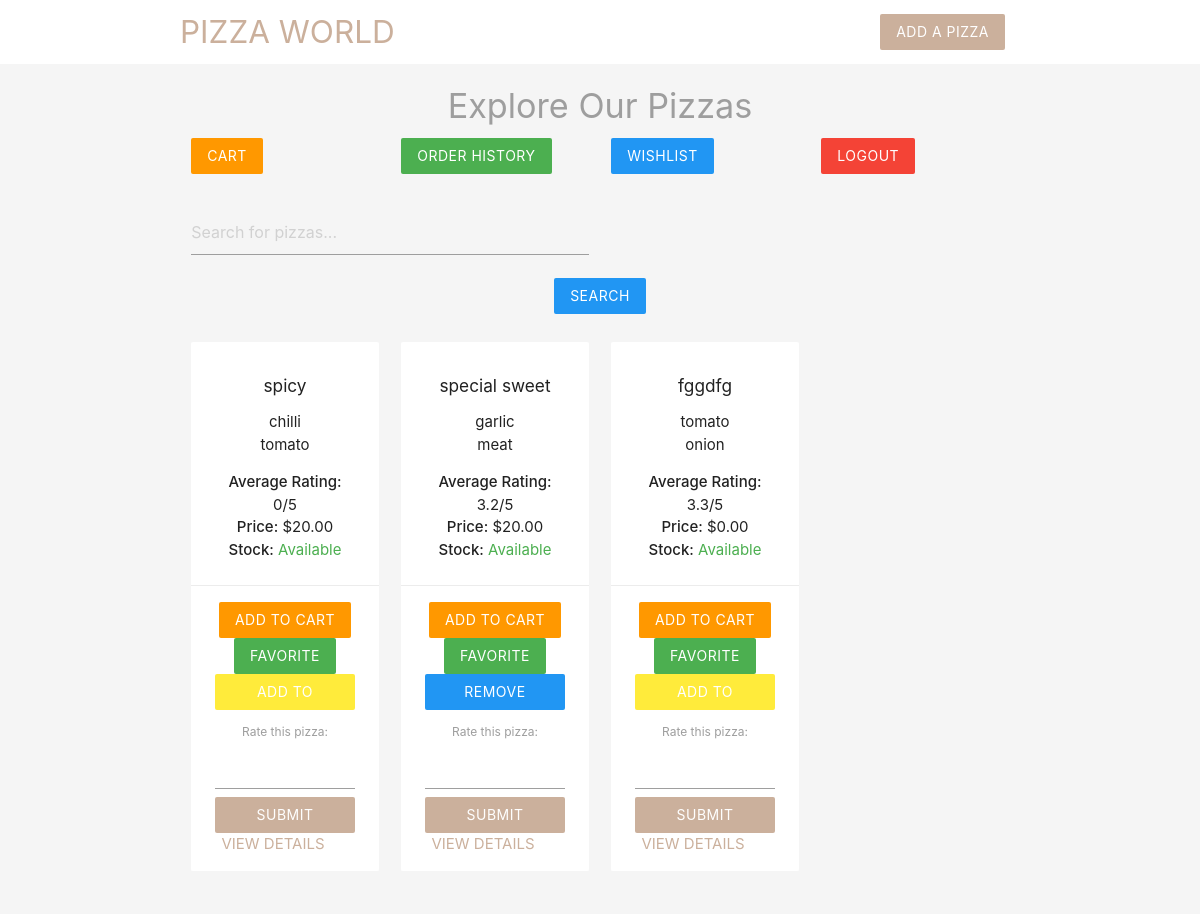
The page /Project/tuts/index.php (signed in) on the database its author committed.
### tables this page shows
CREATE TABLE `pizzas` (
  `id` int(11) NOT NULL,
  `title` varchar(255) NOT NULL,
  `ingredients` varchar(255) NOT NULL,
  `email` varchar(255) NOT NULL,
  `created_at` timestamp NOT NULL DEFAULT current_timestamp(),
  `price` int(11) NOT NULL,
  `stock` int(11) NOT NULL DEFAULT 10,
  `category` varchar(50) NOT NULL DEFAULT 'General'
);

### Project/tuts/index.php (the view, shortened to what this page needs)
<?php
include('config/db_connect.php');
$user_id = $_SESSION['user_id'];
$where_clauses = [];
$where_sql = count($where_clauses) > 0 ? 'WHERE ' . implode(' AND ', $where_clauses) : '';
$sql = "SELECT p.id, p.title, p.ingredients, p.price, p.stock, p.category, IFNULL(AVG(pr.rating), 0) as average_rating
        FROM pizzas p
        LEFT JOIN pizza_ratings pr ON p.id = pr.pizza_id
        $where_sql
        GROUP BY p.id, p.title, p.ingredients, p.price, p.stock, p.category
        ORDER BY p.created_at DESC";
$result = mysqli_query($conn, $sql);
$pizzas = mysqli_fetch_all($result, MYSQLI_ASSOC);
$orders_sql = "SELECT pizza_id FROM orders WHERE user_id = '$user_id'";
$favorites_sql = "SELECT pizza_id FROM favorites WHERE user_id = '$user_id'";
$wishlist_sql = "SELECT pizza_id FROM wishlist WHERE user_id = '$user_id'";
$orders_result = mysqli_query($conn, $orders_sql);
$favorites_result = mysqli_query($conn, $favorites_sql);
$wishlist_result = mysqli_query($conn, $wishlist_sql);
$orders = mysqli_fetch_all($orders_result, MYSQLI_ASSOC);
$favorites = mysqli_fetch_all($favorites_result, MYSQLI_ASSOC);
$wishlist = mysqli_fetch_all($wishlist_result, MYSQLI_ASSOC);
$order_ids = array_column($orders, 'pizza_id');
$favorites_ids = array_column($favorites, 'pizza_id');
$wishlist_ids = array_column($wishlist, 'pizza_id');
?>
<!DOCTYPE html>
<html>
<?php include('templates/header.php'); ?>
<h4 class="center grey-text">Explore Our Pizzas</h4>
<div class="container">
    <div class="row">
        <div class="col s12 m3">
            <a href="checkout.php" class="btn orange z-depth-0">Cart</a>
        </div>
        <div class="col s12 m3">
            <a href="order_history.php" class="btn green z-depth-0">Order History</a>
        </div>
        <div class="col s12 m3">
            <a href="wishlist.php" class="btn blue z-depth-0">Wishlist</a>
        </div>
        <div class="col s12 m3">
            <a href="../home.php" class="btn red z-depth-0">Logout</a>
        </div>
    </div>
</div>
<div class="container">
    <form method="GET" action="" class="row">
        <div class="input-field col s12 m6">
            <input type="text" name="search" id="search" placeholder="Search for pizzas..." value="<?php echo isset($_GET['search']) ? htmlspecialchars($_GET['search']) : ''; ?>">
        </div>
        <div class="input-field col s12 m6">
        </div>
        <div class="col s12 center">
            <button type="submit" class="btn blue z-depth-0">Search</button>
        </div>
    </form>
</div>
<div class="container">
    <div class="row">
        <?php if (empty($pizzas)): ?>
            <p class="red-text center">No pizzas found for your search and filter criteria.</p>
        <?php else: ?>
            <?php foreach ($pizzas as $pizza): ?>
            <div class="col s6 m3">
                <div class="card z-depth-0">
                    <div class="card-content center">
                        <h6><?php echo htmlspecialchars($pizza['title']); ?></h6>
                        <ul>
                            <?php foreach (explode(',', $pizza['ingredients']) as $ing): ?>
                            <li><?php echo htmlspecialchars($ing); ?></li>
                            <?php endforeach; ?>
                        </ul>
                        <div>
                            <strong>Average Rating:</strong> <?php echo round($pizza['average_rating'], 1); ?>/5
                        </div>
                        <div>
                            <strong>Price:</strong> $<?php echo number_format($pizza['price'], 2); ?>
                        </div>
                        <div>
                            <strong>Stock:</strong>
                            <?php if ($pizza['stock'] > 0): ?>
                                <span class="green-text">Available</span>
                            <?php else: ?>
                                <span class="red-text">Out of Stock</span>
                            <?php endif; ?>
                        </div>
                    </div>
                    <div class="card-action center">
                        <?php if (!in_array($pizza['id'], $order_ids) && $pizza['stock'] > 0): ?>
                            <form action="" method="POST" style="display:inline;">
                                <button type="submit" name="add_to_order" class="btn orange z-depth-0">Add to Cart</button>
                            </form>
                        <?php elseif ($pizza['stock'] <= 0): ?>
                            <button class="btn grey z-depth-0" disabled>Out of Stock</button>
                        <?php else: ?>
                            <button class="btn green z-depth-0" disabled>In Cart</button>
                        <?php endif; ?>
                        <?php if (in_array($pizza['id'], $favorites_ids)): ?>
                            <form action="" method="POST" style="display:inline;">
                                <input type="hidden" name="pizza_id" value="<?php echo $pizza['id']; ?>">
                                <button type="submit" name="remove_favorite" class="btn red z-depth-0">Unfavorite</button>
                            </form>
                        <?php else: ?>
                            <form action="" method="POST" style="display:inline;">
                                <button type="submit" name="add_favorite" class="btn green z-depth-0">Favorite</button>
                            </form>
                        <?php endif; ?>
                        <?php if (in_array($pizza['id'], $wishlist_ids)): ?>
                            <form action="" method="POST" style="display:inline;">
                                <button type="submit" name="remove_from_wishlist" class="btn blue z-depth-0">Remove Wishlist</button>
                            </form>
                        <?php else: ?>
                            <form action="" method="POST" style="display:inline;">
                                <button type="submit" name="add_to_wishlist" class="btn yellow z-depth-0">Add to Wishlist</button>
                            </form>
                        <?php endif; ?>
                        <form action="" method="POST" style="margin-top: 10px;">
                            <label for="rating">Rate this pizza:</label>
                            <input type="number" name="rating" min="1" max="5" required>
                            <button type="submit" name="rate_pizza" class="btn brand z-depth-0">Submit Rating</button>
                        </form>
                        <a class="brand-text" href="details.php?id=<?php echo $pizza['id']; ?>">View Details</a>
                    </div>
                </div>
            </div>
            <?php endforeach; ?>
        <?php endif; ?>
    </div>
</div>
<?php include('templates/footer.php'); ?>
</html>

### Project/tuts/templates/header.php (style rules this page uses)
.brand { background: #cbb09c !important; }
.brand-text { color: #cbb09c !important; }

### rows shown on the page
pizzas: title "spicy", ingredients "chilli", ingredients "tomato", average_rating "0", price "20.00", stock "Available"
pizzas: title "special sweet", ingredients "garlic", ingredients "meat", average_rating "3.2", price "20.00", stock "Available"
pizzas: title "fggdfg", ingredients "tomato", ingredients "onion", average_rating "3.3", price "0.00", stock "Available"
